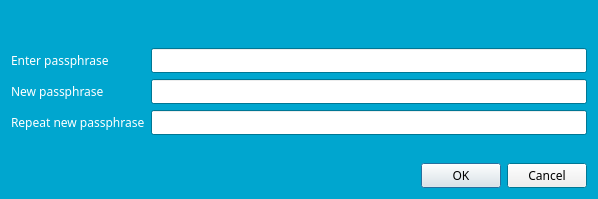
<?xml version="1.0" encoding="UTF-8"?>
<ui version="4.0">
 <class>AskPassphraseDialog</class>
 <widget class="QDialog" name="AskPassphraseDialog">
  <property name="geometry">
   <rect>
    <x>0</x>
    <y>0</y>
    <width>598</width>
    <height>199</height>
   </rect>
  </property>
  <property name="sizePolicy">
   <sizepolicy hsizetype="Preferred" vsizetype="Minimum">
    <horstretch>0</horstretch>
    <verstretch>0</verstretch>
   </sizepolicy>
  </property>
  <property name="minimumSize">
   <size>
    <width>550</width>
    <height>0</height>
   </size>
  </property>
  <property name="palette">
   <palette>
    <active>
     <colorrole role="WindowText">
      <brush brushstyle="SolidPattern">
       <color alpha="255">
        <red>255</red>
        <green>255</green>
        <blue>255</blue>
       </color>
      </brush>
     </colorrole>
     <colorrole role="Base">
      <brush brushstyle="SolidPattern">
       <color alpha="255">
        <red>255</red>
        <green>255</green>
        <blue>255</blue>
       </color>
      </brush>
     </colorrole>
     <colorrole role="Window">
      <brush brushstyle="SolidPattern">
       <color alpha="255">
        <red>0</red>
        <green>166</green>
        <blue>207</blue>
       </color>
      </brush>
     </colorrole>
    </active>
    <inactive>
     <colorrole role="WindowText">
      <brush brushstyle="SolidPattern">
       <color alpha="255">
        <red>255</red>
        <green>255</green>
        <blue>255</blue>
       </color>
      </brush>
     </colorrole>
     <colorrole role="Base">
      <brush brushstyle="SolidPattern">
       <color alpha="255">
        <red>255</red>
        <green>255</green>
        <blue>255</blue>
       </color>
      </brush>
     </colorrole>
     <colorrole role="Window">
      <brush brushstyle="SolidPattern">
       <color alpha="255">
        <red>0</red>
        <green>166</green>
        <blue>207</blue>
       </color>
      </brush>
     </colorrole>
    </inactive>
    <disabled>
     <colorrole role="WindowText">
      <brush brushstyle="SolidPattern">
       <color alpha="255">
        <red>127</red>
        <green>127</green>
        <blue>127</blue>
       </color>
      </brush>
     </colorrole>
     <colorrole role="Base">
      <brush brushstyle="SolidPattern">
       <color alpha="255">
        <red>0</red>
        <green>166</green>
        <blue>207</blue>
       </color>
      </brush>
     </colorrole>
     <colorrole role="Window">
      <brush brushstyle="SolidPattern">
       <color alpha="255">
        <red>0</red>
        <green>166</green>
        <blue>207</blue>
       </color>
      </brush>
     </colorrole>
    </disabled>
   </palette>
  </property>
  <property name="font">
   <font>
    <family>Finger Paint</family>
   </font>
  </property>
  <property name="windowTitle">
   <string>Passphrase Dialog</string>
  </property>
  <layout class="QVBoxLayout" name="verticalLayout">
   <item>
    <widget class="QLabel" name="warningLabel">
     <property name="font">
      <font>
       <family>Finger Paint</family>
      </font>
     </property>
     <property name="textFormat">
      <enum>Qt::RichText</enum>
     </property>
     <property name="wordWrap">
      <bool>true</bool>
     </property>
    </widget>
   </item>
   <item>
    <layout class="QFormLayout" name="formLayout">
     <property name="fieldGrowthPolicy">
      <enum>QFormLayout::AllNonFixedFieldsGrow</enum>
     </property>
     <item row="0" column="0">
      <widget class="QLabel" name="passLabel1">
       <property name="palette">
        <palette>
         <active>
          <colorrole role="WindowText">
           <brush brushstyle="SolidPattern">
            <color alpha="255">
             <red>255</red>
             <green>255</green>
             <blue>255</blue>
            </color>
           </brush>
          </colorrole>
         </active>
         <inactive>
          <colorrole role="WindowText">
           <brush brushstyle="SolidPattern">
            <color alpha="255">
             <red>255</red>
             <green>255</green>
             <blue>255</blue>
            </color>
           </brush>
          </colorrole>
         </inactive>
         <disabled>
          <colorrole role="WindowText">
           <brush brushstyle="SolidPattern">
            <color alpha="255">
             <red>127</red>
             <green>127</green>
             <blue>127</blue>
            </color>
           </brush>
          </colorrole>
         </disabled>
        </palette>
       </property>
       <property name="font">
        <font>
         <family>Finger Paint</family>
        </font>
       </property>
       <property name="text">
        <string>Enter passphrase</string>
       </property>
      </widget>
     </item>
     <item row="0" column="1">
      <widget class="QLineEdit" name="passEdit1">
       <property name="palette">
        <palette>
         <active>
          <colorrole role="WindowText">
           <brush brushstyle="SolidPattern">
            <color alpha="255">
             <red>0</red>
             <green>0</green>
             <blue>0</blue>
            </color>
           </brush>
          </colorrole>
         </active>
         <inactive>
          <colorrole role="WindowText">
           <brush brushstyle="SolidPattern">
            <color alpha="255">
             <red>0</red>
             <green>0</green>
             <blue>0</blue>
            </color>
           </brush>
          </colorrole>
         </inactive>
         <disabled>
          <colorrole role="WindowText">
           <brush brushstyle="SolidPattern">
            <color alpha="255">
             <red>127</red>
             <green>127</green>
             <blue>127</blue>
            </color>
           </brush>
          </colorrole>
         </disabled>
        </palette>
       </property>
       <property name="echoMode">
        <enum>QLineEdit::Password</enum>
       </property>
      </widget>
     </item>
     <item row="1" column="0">
      <widget class="QLabel" name="passLabel2">
       <property name="palette">
        <palette>
         <active>
          <colorrole role="WindowText">
           <brush brushstyle="SolidPattern">
            <color alpha="255">
             <red>255</red>
             <green>255</green>
             <blue>255</blue>
            </color>
           </brush>
          </colorrole>
         </active>
         <inactive>
          <colorrole role="WindowText">
           <brush brushstyle="SolidPattern">
            <color alpha="255">
             <red>255</red>
             <green>255</green>
             <blue>255</blue>
            </color>
           </brush>
          </colorrole>
         </inactive>
         <disabled>
          <colorrole role="WindowText">
           <brush brushstyle="SolidPattern">
            <color alpha="255">
             <red>127</red>
             <green>127</green>
             <blue>127</blue>
            </color>
           </brush>
          </colorrole>
         </disabled>
        </palette>
       </property>
       <property name="font">
        <font>
         <family>Finger Paint</family>
        </font>
       </property>
       <property name="text">
        <string>New passphrase</string>
       </property>
      </widget>
     </item>
     <item row="1" column="1">
      <widget class="QLineEdit" name="passEdit2">
       <property name="palette">
        <palette>
         <active>
          <colorrole role="WindowText">
           <brush brushstyle="SolidPattern">
            <color alpha="255">
             <red>0</red>
             <green>0</green>
             <blue>0</blue>
            </color>
           </brush>
          </colorrole>
         </active>
         <inactive>
          <colorrole role="WindowText">
           <brush brushstyle="SolidPattern">
            <color alpha="255">
             <red>0</red>
             <green>0</green>
             <blue>0</blue>
            </color>
           </brush>
          </colorrole>
         </inactive>
         <disabled>
          <colorrole role="WindowText">
           <brush brushstyle="SolidPattern">
            <color alpha="255">
             <red>127</red>
             <green>127</green>
             <blue>127</blue>
            </color>
           </brush>
          </colorrole>
         </disabled>
        </palette>
       </property>
       <property name="echoMode">
        <enum>QLineEdit::Password</enum>
       </property>
      </widget>
     </item>
     <item row="2" column="0">
      <widget class="QLabel" name="passLabel3">
       <property name="palette">
        <palette>
         <active>
          <colorrole role="WindowText">
           <brush brushstyle="SolidPattern">
            <color alpha="255">
             <red>255</red>
             <green>255</green>
             <blue>255</blue>
            </color>
           </brush>
          </colorrole>
         </active>
         <inactive>
          <colorrole role="WindowText">
           <brush brushstyle="SolidPattern">
            <color alpha="255">
             <red>255</red>
             <green>255</green>
             <blue>255</blue>
            </color>
           </brush>
          </colorrole>
         </inactive>
         <disabled>
          <colorrole role="WindowText">
           <brush brushstyle="SolidPattern">
            <color alpha="255">
             <red>127</red>
             <green>127</green>
             <blue>127</blue>
            </color>
           </brush>
          </colorrole>
         </disabled>
        </palette>
       </property>
       <property name="font">
        <font>
         <family>Finger Paint</family>
        </font>
       </property>
       <property name="text">
        <string>Repeat new passphrase</string>
       </property>
      </widget>
     </item>
     <item row="2" column="1">
      <widget class="QLineEdit" name="passEdit3">
       <property name="palette">
        <palette>
         <active>
          <colorrole role="WindowText">
           <brush brushstyle="SolidPattern">
            <color alpha="255">
             <red>0</red>
             <green>0</green>
             <blue>0</blue>
            </color>
           </brush>
          </colorrole>
         </active>
         <inactive>
          <colorrole role="WindowText">
           <brush brushstyle="SolidPattern">
            <color alpha="255">
             <red>0</red>
             <green>0</green>
             <blue>0</blue>
            </color>
           </brush>
          </colorrole>
         </inactive>
         <disabled>
          <colorrole role="WindowText">
           <brush brushstyle="SolidPattern">
            <color alpha="255">
             <red>127</red>
             <green>127</green>
             <blue>127</blue>
            </color>
           </brush>
          </colorrole>
         </disabled>
        </palette>
       </property>
       <property name="echoMode">
        <enum>QLineEdit::Password</enum>
       </property>
      </widget>
     </item>
     <item row="3" column="1">
      <widget class="QLabel" name="capsLabel">
       <property name="font">
        <font>
         <weight>75</weight>
         <bold>true</bold>
        </font>
       </property>
       <property name="text">
        <string/>
       </property>
       <property name="alignment">
        <set>Qt::AlignCenter</set>
       </property>
      </widget>
     </item>
    </layout>
   </item>
   <item>
    <widget class="QDialogButtonBox" name="buttonBox">
     <property name="orientation">
      <enum>Qt::Horizontal</enum>
     </property>
     <property name="standardButtons">
      <set>QDialogButtonBox::Cancel|QDialogButtonBox::Ok</set>
     </property>
    </widget>
   </item>
  </layout>
 </widget>
 <resources/>
 <connections>
  <connection>
   <sender>buttonBox</sender>
   <signal>accepted()</signal>
   <receiver>AskPassphraseDialog</receiver>
   <slot>accept()</slot>
   <hints>
    <hint type="sourcelabel">
     <x>248</x>
     <y>254</y>
    </hint>
    <hint type="destinationlabel">
     <x>157</x>
     <y>274</y>
    </hint>
   </hints>
  </connection>
  <connection>
   <sender>buttonBox</sender>
   <signal>rejected()</signal>
   <receiver>AskPassphraseDialog</receiver>
   <slot>reject()</slot>
   <hints>
    <hint type="sourcelabel">
     <x>316</x>
     <y>260</y>
    </hint>
    <hint type="destinationlabel">
     <x>286</x>
     <y>274</y>
    </hint>
   </hints>
  </connection>
 </connections>
</ui>
